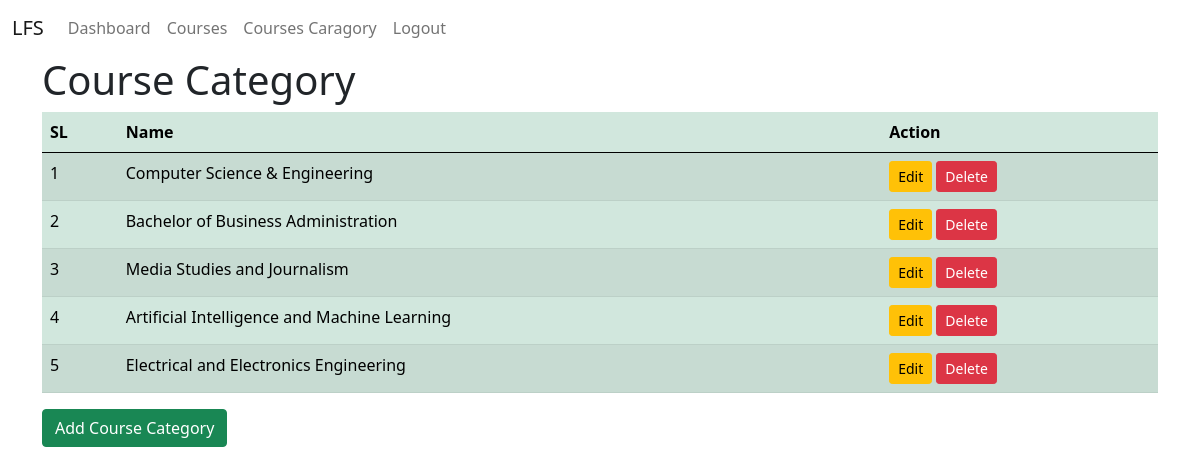
Screenshot of /course-category/ (signed in) with the database file from the repository.
### course/models.py (models this page shows, shortened)
class CourseCategoryModel(models.Model):
    name = models.CharField(max_length=100)

### course/views.py (the view)
# urls.py: path('course-category/', course_category, name ='course_category'),
@login_required
def course_category(request):
    course_category_data = CourseCategoryModel.objects.all()
    context = {
        'course_category_data' : course_category_data,
    }
    return render(request, 'course_category.html', context)

### course/templates/course_category.html (shortened to what this page needs)
{% extends 'master/base.html' %}
{% load crispy_forms_tags %}
{% block body %}
    <h1>Course Category</h1>
    <table class="table table-success table-striped">
        <thead>
            <tr>
                <th>SL</th>
                <th>Name</th>
                <th>Action</th>
            </tr>
        </thead>
        <tbody>
            {% for data in course_category_data  %}
                <tr>
                    <td>{{forloop.counter}}</td>
                    <td>{{data.name}}</td>
                    <td>
                        <a href="{% url 'edit_category' data.id %}" class="btn btn-sm btn-warning">Edit</a>
                        <a href="{% url 'delete_category' data.id %}" class="btn btn-sm btn-danger" onclick="return confirm('Are you sure you want to delete this student?');">Delete</a>
                    </td>
                </tr>
            {% endfor %}
        </tbody>
    </table>
<a href="{% url 'add_category' %}" class="btn btn-success">Add Course Category</a>
{% endblock body %}

### rows the page displays
CourseCategoryModel: name "Computer Science & Engineering"
CourseCategoryModel: name "Bachelor of Business Administration"
CourseCategoryModel: name "Media Studies and Journalism"
CourseCategoryModel: name "Artificial Intelligence and Machine Learning"
CourseCategoryModel: name "Electrical and Electronics Engineering"
